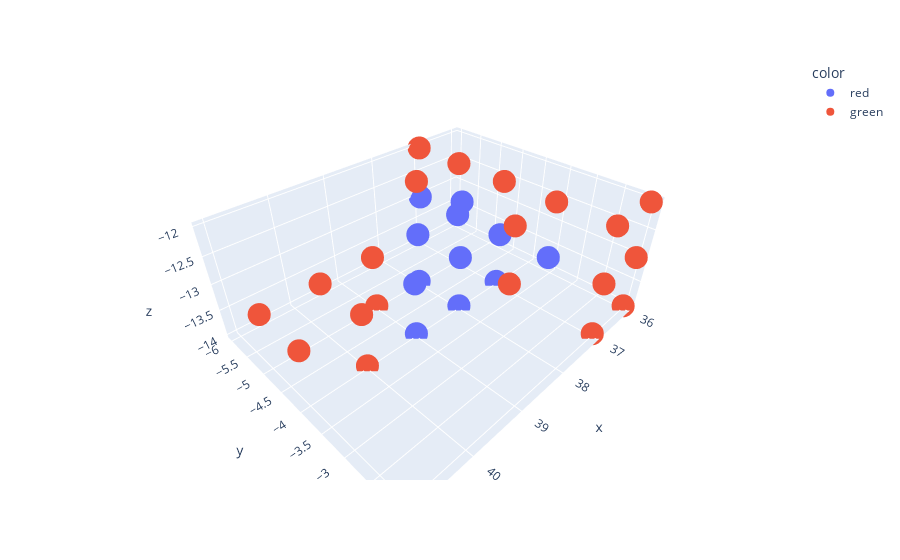

Notebook cell for this chart:
### Code cell
fig = px.scatter_3d(df, x='x', y='y', z='z',color=interaction)
fig.show()

### Figure 1 — Plotly figure (JSON) as saved in the notebook; plotly's stock layout.template omitted (floating-point values rounded to 4 significant figures)
{"data": [{"hovertemplate": "color=red<br>x=%{x}<br>y=%{y}<br>z=%{z}<extra></extra>", "legendgroup": "red", "marker": {"color": "#636efa", "symbol": "circle"}, "mode": "markers", "name": "red", "scene": "scene", "showlegend": true, "type": "scatter3d", "x": [38.0, 37.0, 37.0, 37.0, 37.0, 38.0, 38.0, 39.0, 39.0, 38.0, 37.0, 38.0], "y": [-5, -6, -5, -4, -4, -4, -5, -4, -4.0, -4, -3, -4], "z": [-13.0, -13.0, -13.0, -13.0, -14.0, -14.0, -14.0, -14.0, -13.0, -13.0, -13.0, -12.0]}, {"hovertemplate": "color=green<br>x=%{x}<br>y=%{y}<br>z=%{z}<extra></extra>", "legendgroup": "green", "marker": {"color": "#EF553B", "symbol": "circle"}, "mode": "markers", "name": "green", "scene": "scene", "showlegend": true, "type": "scatter3d", "x": [38.0, 37.0, 37.0, 39.0, 40.0, 40.0, 41.0, 41.0, 40.0, 39.0, 38.0, 37.0, 37.0, 36.0, 36.0, 36.0, 37.0, 37.0, 38.0, 37.0], "y": [-5, -5, -6, -5, -4, -4.0, -4.0, -5, -5, -5, -3, -2, -2, -2, -2, -2, -2, -3, -3, -4], "z": [-12.0, -12.0, -12.0, -14.0, -14.0, -13.0, -13.0, -13.0, -13.0, -13.0, -13.0, -13.0, -14.0, -14.0, -13.0, -12.0, -12.0, -12.0, -12.0, -12.0]}], "layout": {"legend": {"title": {"text": "color"}, "tracegroupgap": 0}, "margin": {"t": 60}, "scene": {"domain": {"x": [0, 1], "y": [0, 1]}, "xaxis": {"title": {"text": "x"}}, "yaxis": {"title": {"text": "y"}}, "zaxis": {"title": {"text": "z"}}}}}
